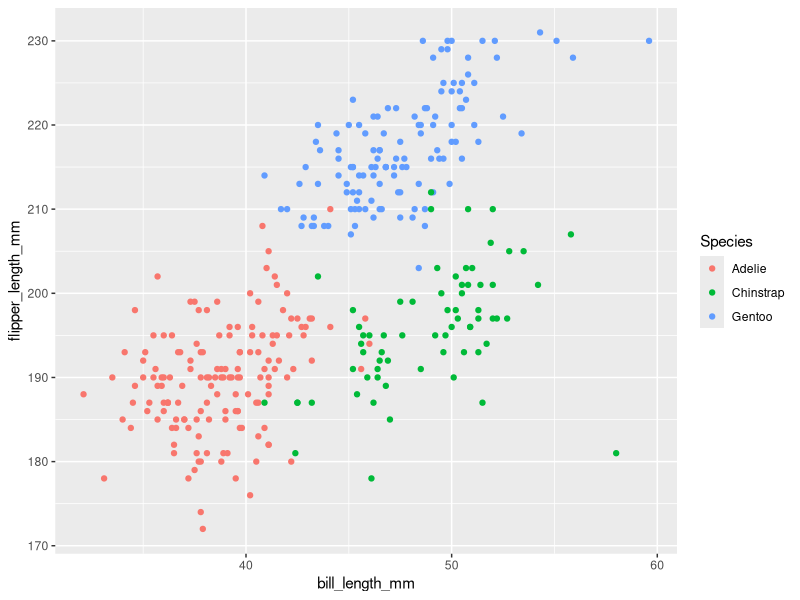
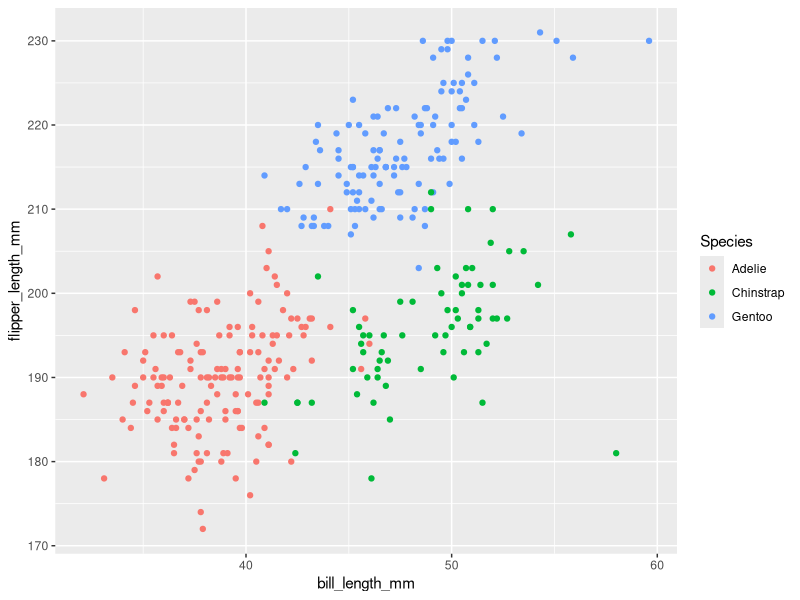

The R script that drew these images, in order:
## ---- chunk 1

library(tidyverse)

## ---- chunk 2

prob1_df = 
  tibble(
    samp = rnorm(10),
    samp_pos = samp > 0,
    char_vec = c("a", "b", "c", "d", "e", "f", "g", "h","i","j"),
    fact_vec = factor(c("low", "low", "low", "mid", "mid", "mid", "mid", "high", "high", "high"))
  )

## ---- chunk 3

mean(pull(prob1_df,samp))
mean(pull(prob1_df, samp_pos))
mean(pull(prob1_df, char_vec))
mean(pull(prob1_df, fact_vec))

## ---- chunk 4

as.numeric(pull(prob1_df, samp_pos))
as.numeric(pull(prob1_df, char_vec))
as.numeric(pull(prob1_df, fact_vec))

## ---- chunk 5

as.numeric(pull(prob1_df, samp_pos)) * pull(prob1_df, samp)
as.factor(pull(prob1_df, samp_pos)) * pull(prob1_df, samp)
as.numeric(as.factor(pull(prob1_df, samp_pos))) * pull(prob1_df, samp)

## ---- chunk 6

library(palmerpenguins)

data("penguins", package = "palmerpenguins")

## ---- chunk 7

library (ggplot2)

## ---- chunk 8

ggplot(penguins, aes(x = bill_length_mm, y = flipper_length_mm, color = factor(species))) + 
  geom_point() + 
  labs(color = "Species")

ggsave(filename = "penguins.png")
